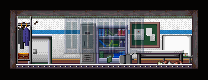

This game map was drawn from its Tiled (.tmx) file and the tilesets committed beside it. A one-line description and the trimmed map source follow:
An orthogonal 13x5 tile map with 16x16 px tiles, 1 tile layer (Passability), 2 image layers.

<map version="1.0" orientation="orthogonal" renderorder="right-down" width="13" height="5" tilewidth="16" tileheight="16" nextobjectid="13">
 <properties>
  <property name="RestrictCamera" type="bool" value="true" />
 </properties>
 <tileset firstgid="1" source="../Tilesets/Editor.tsx" />
 <imagelayer name="Background">
  <image source="Images/WarehouseRoom.png" width="208" height="80" />
 </imagelayer>
 <imagelayer name="AccidentFore">
  <image source="Images/WarehouseRoomTop.png" width="208" height="80" />
 </imagelayer>
 <objectgroup name="Object Layer" />
 <layer name="Passability" width="13" height="5" opacity="0">
  <properties>
   <property name="CheckPassability" type="bool" value="true" />
  </properties>
  <data>[65 cells, 39 non-empty, 2 distinct tile ids]</data>
 </layer>
 <imagelayer name="Foreground" />
</map>
